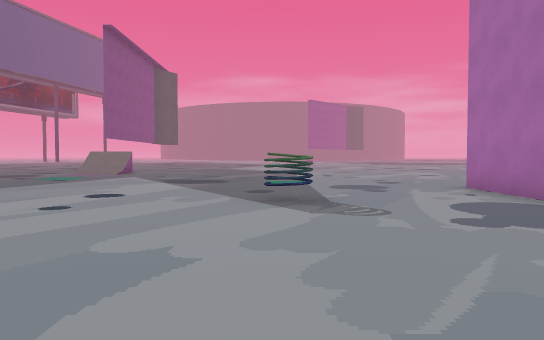
[1] (above)

24 first-person views from a walk through a 3-D level made in the Godot game engine. The camera is 1.3 m above the floor, tilts 2° down and sees 70° across. The floor is counted in squares, 2 m on a side. Each view is taken from the middle of a square. On the plan, view 1 faces up. The plan holds only what a view shows up to about 11 squares ahead; the rest is blank. The place goes on beyond the plan. Characters and animated objects are left out. Some surface patterns are stand-ins.

[2]
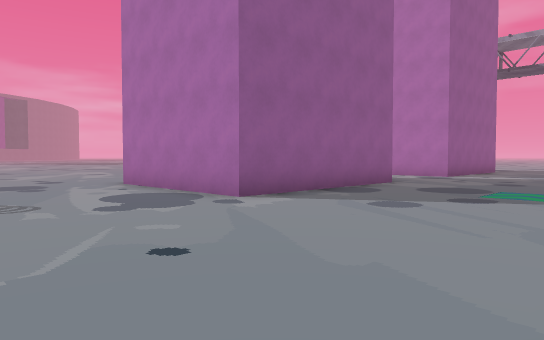

[3]
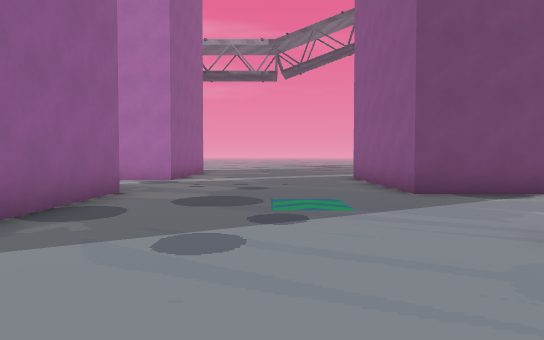

[4]
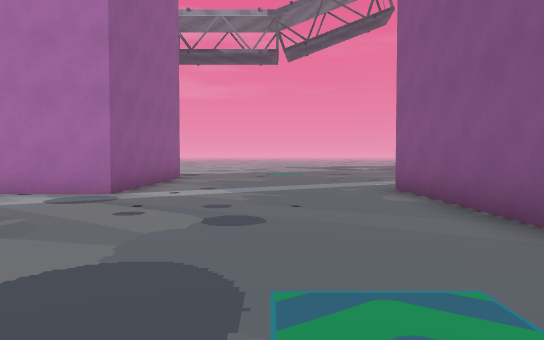

[5]
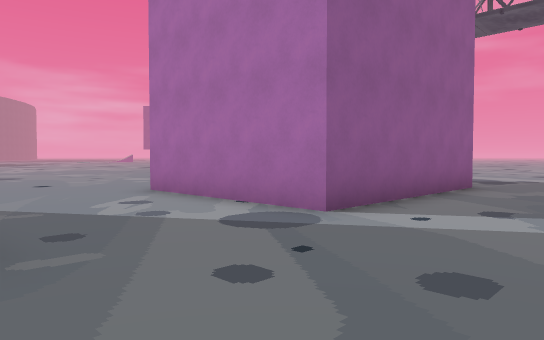

[6]
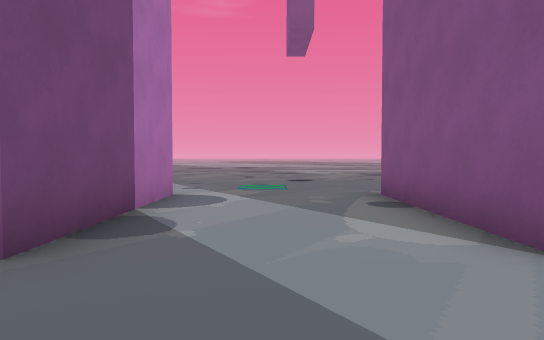

[7]
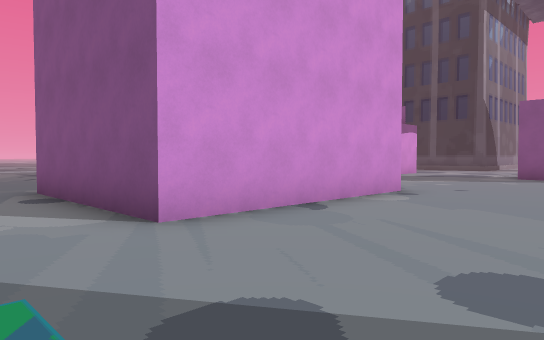

[8]
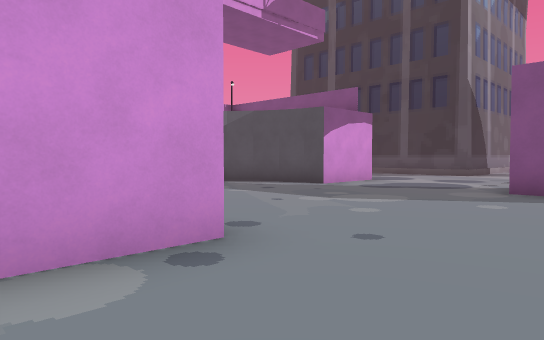

[9]
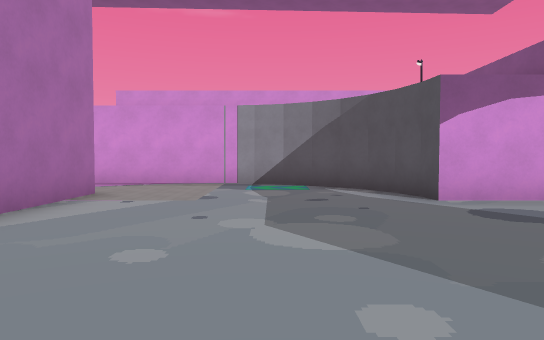

[10]
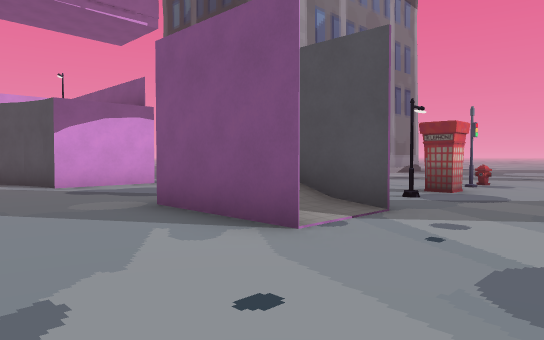

[11]
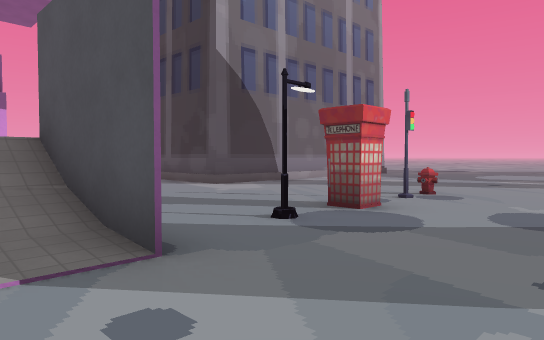

[12]
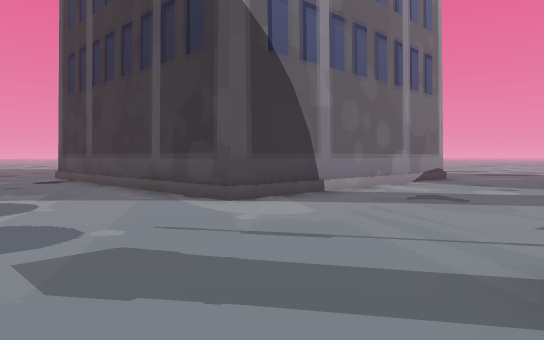

[13]
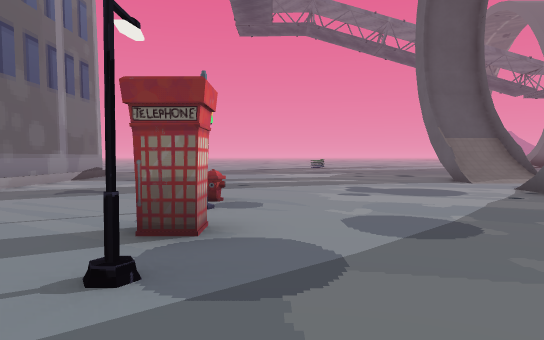

[14]
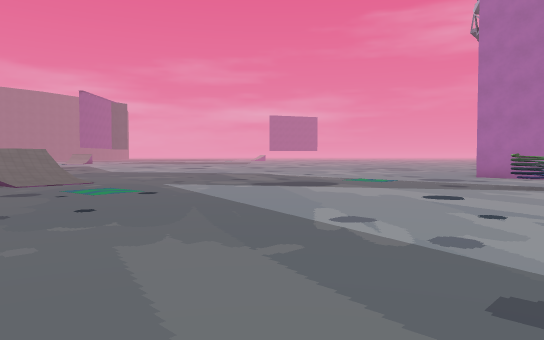

[15]
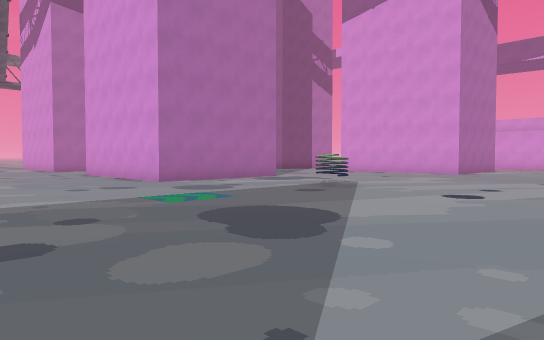

[16]
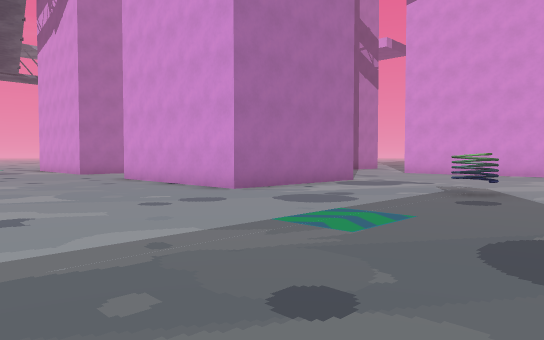

[17]
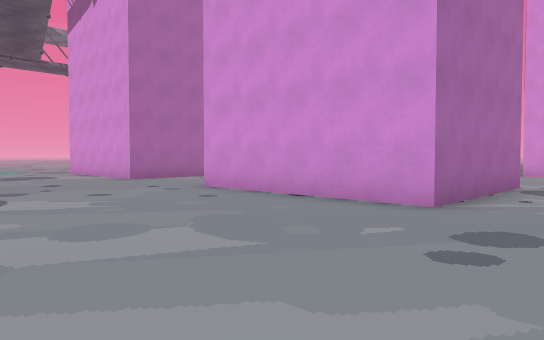

[18]
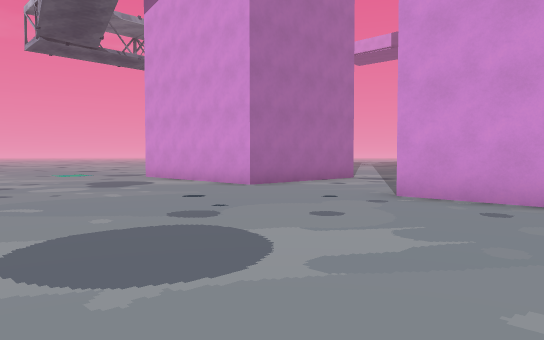

[19]
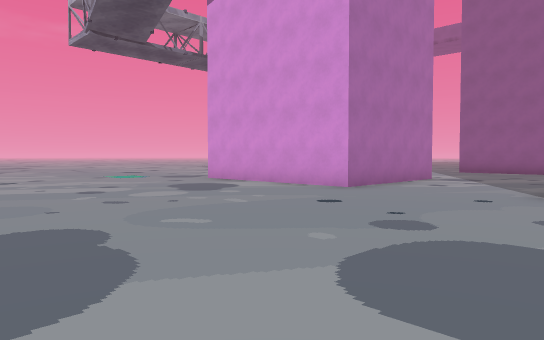

[20]
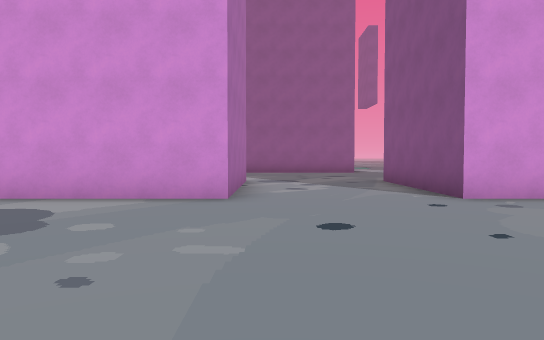

[21]
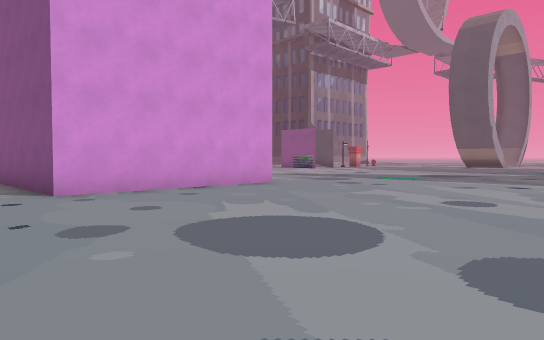

[22]
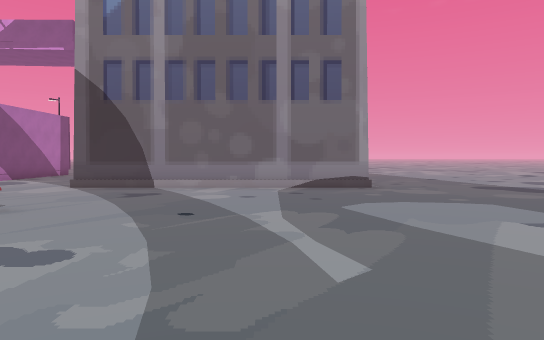

[23]
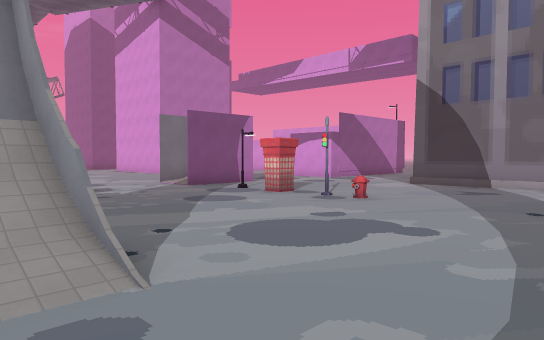

[24]
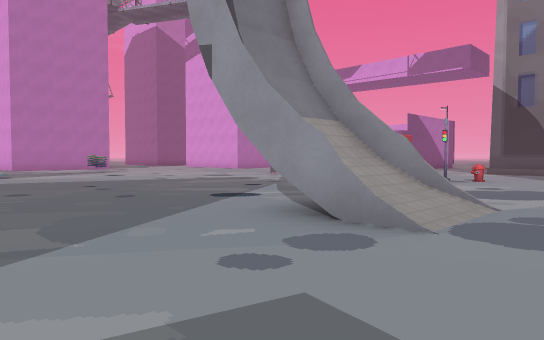

### Floor plan
Key: @ floor where view 1 was taken; # wall or solid block; . floor; / step, stairs or slope; B block; O other object.
Columns run from 23 left of view 1 to 15 right of it. Each row starts with its distance up from view 1.
 15                 //.            ....
 14                 //..      .............
 13                 .......................
 12        ....    ........................
 11        ................................
 10        ................................
  9      #.................................
  8      //../##...............BBBBBB...BBB
  7      #/../##...............B    B...B
  6      ..................O...B    B...B
  5     .......................B    B...B
  4     .......................BBBBBB...BBB
  3    ....................................
  2   .....................................
  1   ........O.....##.....................
  0  ...............##.....@...............
 -1 ................##.....................
 -2 .......................BBBBBB...BBBBB..
 -3 .......................B    B...B
 -4 ....########...........B    B...B
 -5            #... ##.....B    B...B
 -6            #...  ##.....    .....
 -7            #...   #......   .....
 -8            #..    #######   .....
 -9            #..             ......
-10            #..             ......
-11            #..

Positions as (right, up) in squares from view 1, and headings:
1: (0, 0), facing up
2: (0, -1), facing up-right
3: (2, 1), facing right
4: (6, 1), facing right
5: (9, 1), facing up-right
6: (7, 1), facing down
7: (7, 2), facing down-left
8: (2, 1), facing down-left
9: (-3, 1), facing down
10: (-3, 4), facing down-left
11: (-6, 4), facing down-left
12: (-8, 1), facing down-left
13: (-7, 2), facing left
14: (-9, 4), facing up-right
15: (-5, 13), facing down-right
16: (-2, 13), facing down-right
17: (2, 13), facing down-right
18: (6, 14), facing down-right
19: (8, 15), facing down-right
20: (12, 14), facing down
21: (11, 15), facing down-left
22: (-17, 7), facing down
23: (-17, 8), facing down-right
24: (-16, 12), facing down-right
